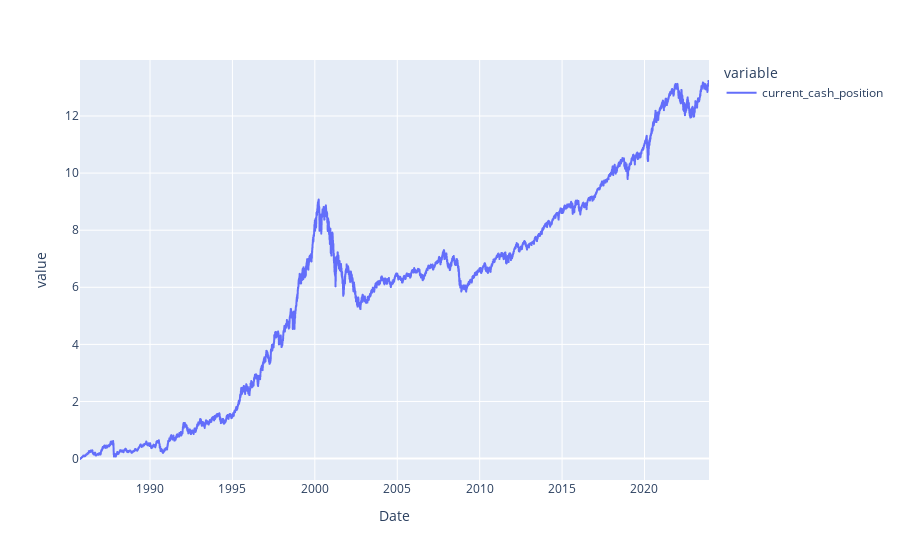

Write notebook code for a chart like this one.
### Code cell
df = pd.DataFrame(records)

fig = px.line(
df, x='Date', 
y = [
f"current_cash_position",
],
)

fig.show()

### Figure 1 — Plotly figure (JSON) as saved in the notebook; plotly's stock layout.template omitted (floating-point values rounded to 4 significant figures; data arrays with more than 128 entries replaced by an {"elided": "..."} marker saying what was removed)
{"data": [{"hovertemplate": "variable=current_cash_position<br>Date=%{x}<br>value=%{y}<extra></extra>", "legendgroup": "current_cash_position", "line": {"color": "#636efa", "dash": "solid"}, "marker": {"symbol": "circle"}, "mode": "lines", "name": "current_cash_position", "showlegend": true, "type": "scattergl", "x": {"elided": "9620 str values"}, "xaxis": "x", "y": {"elided": "9620 float values"}, "yaxis": "y"}], "layout": {"autosize": true, "legend": {"title": {"text": "variable"}, "tracegroupgap": 0}, "margin": {"t": 60}, "xaxis": {"anchor": "y", "autorange": true, "domain": [0, 1], "range": ["1985-10-02", "2023-12-01"], "title": {"text": "Date"}, "type": "date"}, "yaxis": {"anchor": "x", "autorange": true, "domain": [0, 1], "range": [-0.7507, 13.96], "title": {"text": "value"}, "type": "linear"}}}
